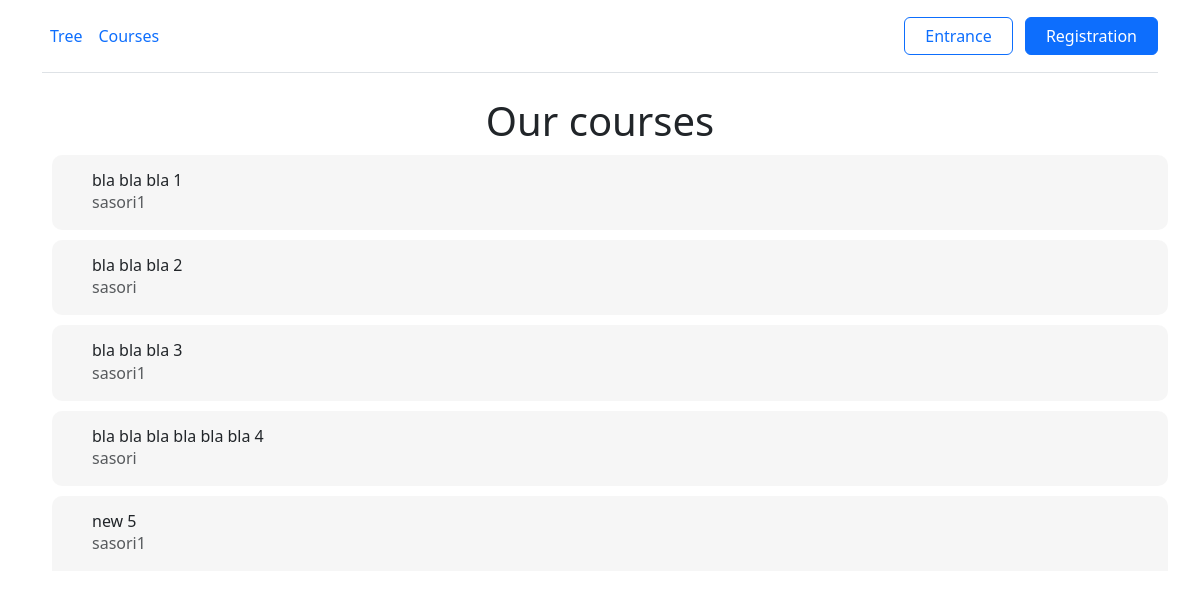
The app's page /courses/, older data.
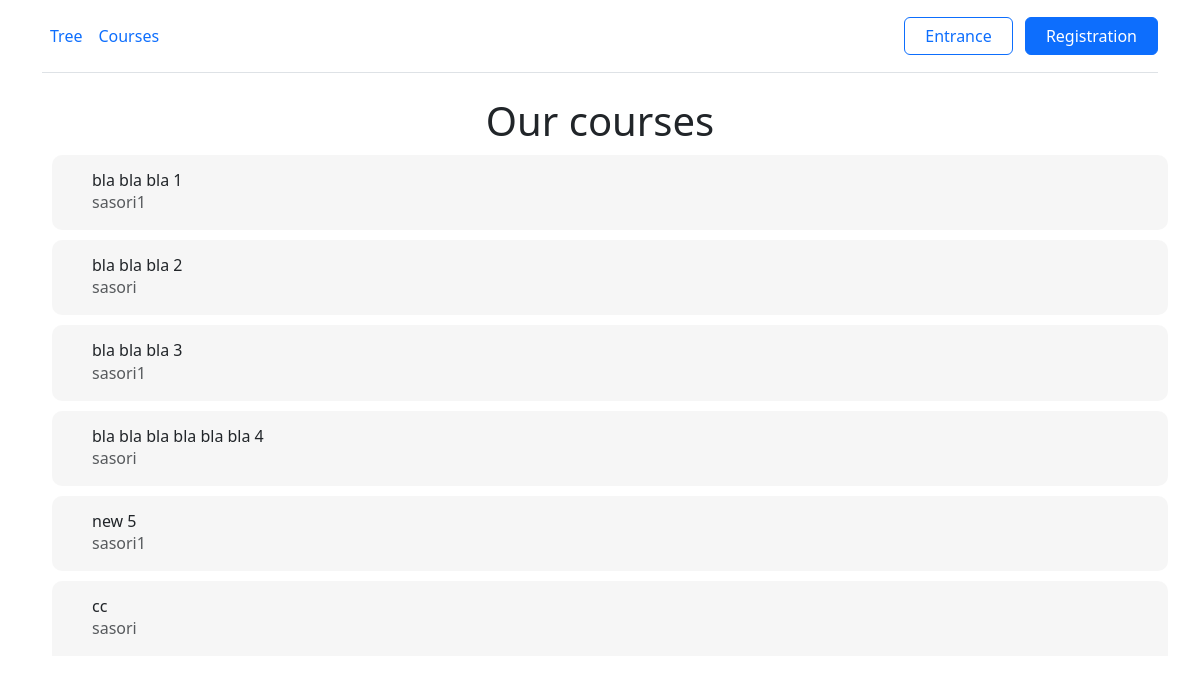
The same page, newer data.
### tree/models.py (models this page shows, shortened)
class Course(models.Model):
    ONLINE = 'online'
    OFFLINE = 'offline'
    BLENDED = 'blended'
    FORMAT_CHOICES = [
        (ONLINE, 'Online'),
        (OFFLINE, 'Offline'),
        (BLENDED, 'Blended'),
    ]
    UKRAINIAN = 'ru'
    ENGLISH = 'en'
    LANGUAGE_CHOICES = [
        (UKRAINIAN, 'Ukrainian'),
        (ENGLISH, 'English')
    ]
    name = models.CharField(max_length=80, unique=True)
    description = models.TextField(max_length=1000, null=True, blank=True)
    leafs = models.ManyToManyField(Leaf, blank=True)
    author = models.ForeignKey(CustomUser, on_delete=models.SET_NULL, null=True, blank=True, default=1)
    price = models.DecimalField(max_digits=8, decimal_places=2, null=True, blank=True, default=1.00)
    duration_in_days = models.PositiveIntegerField(null=True, blank=True, default=10)
    format = models.CharField(max_length=10, choices=FORMAT_CHOICES, default=ONLINE)
    language = models.CharField(max_length=2, choices=LANGUAGE_CHOICES, default=ENGLISH)
    def get_absolute_url(self):
        return reverse('course_detail', kwargs={'id': self.id})

class CustomUser(AbstractUser):
    GRADATION_CHOICES = [
        ('teacher', 'teacher'),
        ('student', 'student')
    ]
    gradation = models.CharField(max_length=20, choices=GRADATION_CHOICES, default='student')
    def __str__(self):
        return f'{self.username}'

### tree/views.py (the view)
# urls.py: path('courses/', views.CoursesView.as_view(), name='courses'),
class CoursesView(ListView):
    template_name = 'tree/courses.html'
    context_object_name = 'object_list'
    model = Course
    def get_context_data(self, **kwargs):
        ctx = super().get_context_data(**kwargs)
        courses = self.model.objects.all()
        ctx['courses'] = courses
        return ctx

### tree/templates/tree/courses.html (shortened to what this page needs)
{% extends 'base/base.html' %}
{% load static %}
{% block body %}
<div class="container ">
    <h1>Our courses</h1>
    {% for item in courses %}
        <a href="{{item.get_absolute_url}}" class="list-group-item list-group-item-action d-flex gap-3 py-3 courses-items" aria-current="true" >
            <div class="d-flex gap-2 w-100 ">
                <div>
                    <h6 class="mb-0" style="text-align: start;"><font style="vertical-align: inherit; "><font style="vertical-align: inherit; ">{{item.name}}</font></font>
                    </h6>
                    <p class="mb-0 opacity-75" style="text-align: start;">{{ item.author|slice:":100" }}
                    </p>
                </div>
            </div>
        </a>
    {% endfor %}
</div>
{% endblock %}

Row changes from the older to the newer data that the page shows:
added Course: name "cc", author "sasori"
